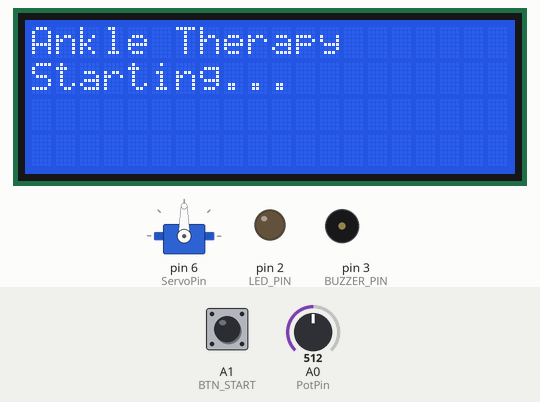
Simulated run of this sketch. Board: Arduino Uno, built with avr-gcc and run on an emulated ATmega328P. Parts: servo, 20×4 character LCD, output pins drawn as LEDs (lit = HIGH), buzzer (waves = sounding, pin HIGH). The inputs (shaded band) are chosen by the test bench; at power-on: A1 (BTN_START) HIGH, A0 (PotPin) = 512. What the sketch prints to the serial monitor is not drawn.

Above: at 17.9 s.
18.0 s: A1 (BTN_START) pulled LOW for 1 s
At 19.5 s:
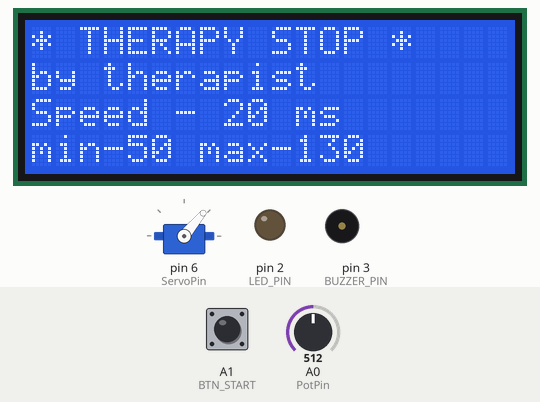
20.5 s: A1 (BTN_START) pulled LOW for 0.15 s
At 20.68 s:
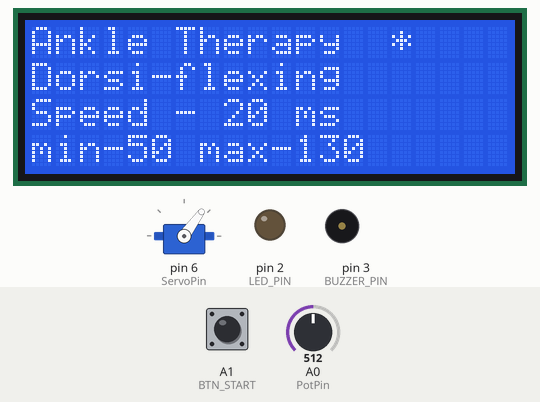
21.2 s: A0 (PotPin) set to 716
At 22.18 s:
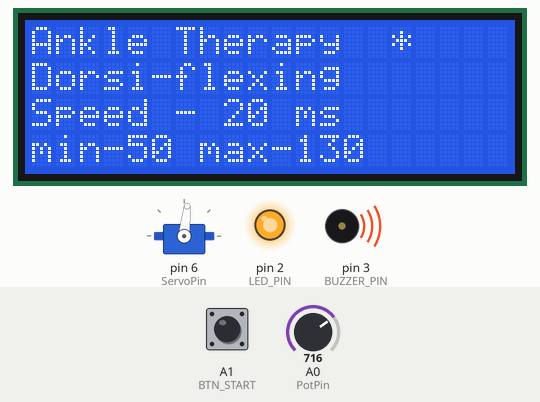
22.8 s: A0 (PotPin) set to 900
At 24.45 s:
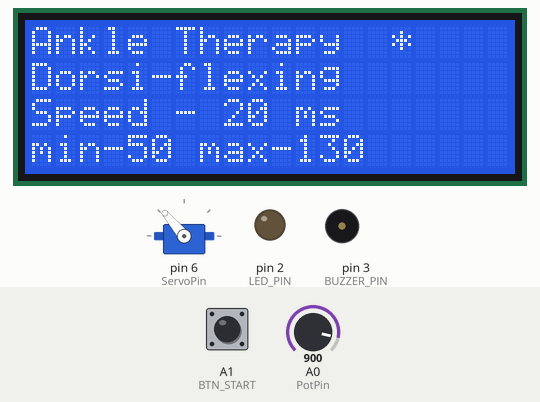
24.5 s: A0 (PotPin) set to 1010
At 25.5 s:
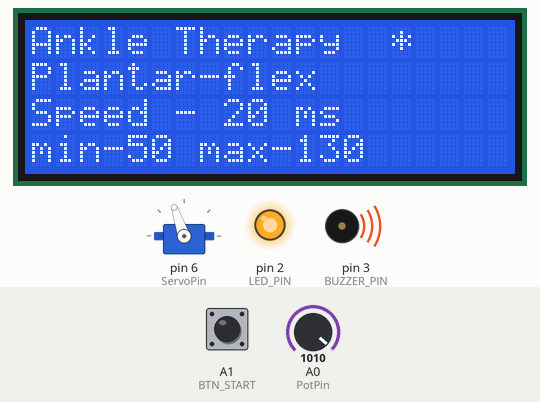
26.1 s: A1 (BTN_START) pulled LOW for 0.15 s
At 26.9 s:
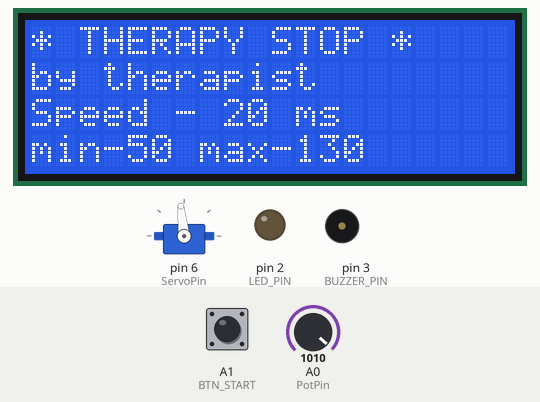
Timing chart, 0 to 28.7 s (numbered marks = the images above; inputs shaded):
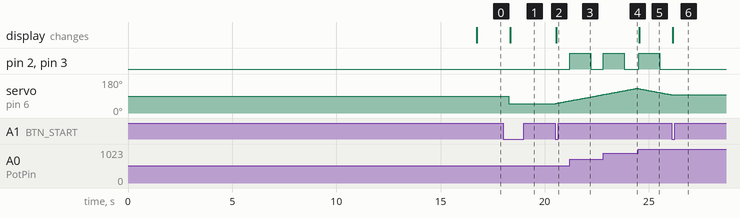

Measured:
- after the input at 18.0 s, servo on pin 6 (ServoPin): goes on until 18.3 s, then stays 50°; the display: changes after 0.34 s (image 1)
- after the input at 20.5 s, servo on pin 6 (ServoPin): moves from 50° to 64° over 0.63 s, starting at once; the display: changes after 0.05 s (image 2)
- after the input at 21.2 s, pin 2 (LED_PIN), pin 3 (BUZZER_PIN): LOW → HIGH at once, → LOW 1.0 s later
- after the input at 22.8 s, pin 2 (LED_PIN), pin 3 (BUZZER_PIN): LOW → HIGH at once, → LOW 1.0 s later
- after the input at 24.5 s, pin 2 (LED_PIN), pin 3 (BUZZER_PIN): LOW → HIGH at once, → LOW 1.0 s later
- after the input at 26.1 s, servo on pin 6 (ServoPin): stays 96° (without the input it goes to 95° after 0.04 s); the display: changes at once (image 6)

The sketch:

servo.ino
```cpp
/************************************************************
 * Ankle Flexor Servo Controller
 *
 * Controls a servo motor for ankle rehabilitation therapy.
 *
 * Modes:
 *   - Therapy Cycle (default)
 *   - Potentiometer Control (optional)
 *
 * LCD shows:
 *   Dorsi-flexing
 *   Plantar-flexing
 *   Idle
 ************************************************************/

#include <Servo.h>
#include <Wire.h>
#include <LiquidCrystal_I2C.h>

// LCD (I2C address 0x27, 20 cols, 4 rows)
LiquidCrystal_I2C lcd(0x27, 20, 4);

// Servo
Servo servo;

// Pin Definitions
#define PotPin A0
#define ServoPin 6
#define LED_PIN 2
#define BUZZER_PIN 3
#define BTN_START A1

// MG995 Servo Configuration
const int SERVO_CENTER = 90;
const int SERVO_RANGE  = 60;

const int MIN_ANGLE = SERVO_CENTER - SERVO_RANGE;   //30°
const int MAX_ANGLE = SERVO_CENTER + SERVO_RANGE;   //150°

const int MIN_SPEED = 5;
const int MAX_SPEED_MS = 200;

// Default therapy settings
int therapyMin = 50;
int therapyMax = 130;
int therapySpeed = 20;

int currentAngle = SERVO_CENTER;

bool therapyPaused = false;
int btnState = HIGH;

bool alertActive = false;
unsigned long alertStartTime = 0;

int lastPotValue = 0;
const int POT_THRESHOLD = 10;  // Minimum ADC change to count as movement

/************************************************************
 * SETUP
 ************************************************************/
void setup() {
  currentAngle = SERVO_CENTER;

  servo.attach(ServoPin);
  servo.write(currentAngle);

  lcd.init();
  lcd.backlight();
  lcd.print("Ankle Therapy");
  lcd.setCursor(0, 1);
  lcd.print("Initializing");

  pinMode(BTN_START, INPUT_PULLUP);

  Serial.begin(9600);

  pinMode(LED_PIN, OUTPUT);
  pinMode(BUZZER_PIN, OUTPUT);

  digitalWrite(LED_PIN, LOW);
  digitalWrite(BUZZER_PIN, LOW);

  lastPotValue = analogRead(PotPin);

  getTherapyParameters();

  delay(1500);
  lcd.clear();
}

/************************************************************
 * POTENTIOMETER MODE
 ************************************************************/
void potentiometerControl() {
  uint16_t potValue = analogRead(PotPin);

  int targetAngle = map(
    potValue,
    0,
    1023,
    MIN_ANGLE,
    MAX_ANGLE);

  if (abs(targetAngle - currentAngle) > 1) {
    if (currentAngle < targetAngle)
      currentAngle++;
    else
      currentAngle--;

    servo.write(currentAngle);
  }

  lcd.setCursor(0, 0);
  lcd.print("Manual Control ");

  lcd.setCursor(0, 1);
  lcd.print("Positioning    ");

  delay(15);
}

/************************************************************
 * THERAPY MODE
 ************************************************************/
void moveAndWait(int pos, const char* phase) {
  servo.write(pos);
  currentAngle = pos;
  updateLcdMotion(phase);

  unsigned long t0 = millis();
  while (millis() - t0 < (unsigned long)therapySpeed) {
    handleButton();
    checkPotMovement();
    updateAlert();
    while (therapyPaused)
      pauseLoop();
    delay(5);
  }
}

void therapyCycle() {
  lcdPrintTherapy();
  lcdPrintTherapyInfo();

  for (int pos = therapyMin; pos <= therapyMax; pos++)
    moveAndWait(pos, "DORSI");

  for (int pos = therapyMax; pos >= therapyMin; pos--)
    moveAndWait(pos, "PLANTAR");
}

/************************************************************
 * LOOP
 ************************************************************/
void loop() {
  therapyCycle();

  // Uncomment for manual potentiometer mode
  // potentiometerControl();
}

/************************************************************
 * SERIAL CONFIGURATION
 ************************************************************/
// Reads a line from Serial with timeout (ms). Returns empty string on timeout.
String readSerialLine(unsigned long timeoutMs) {
  unsigned long start = millis();
  String line = "";
  while (millis() - start < timeoutMs) {
    if (Serial.available()) {
      char c = Serial.read();
      if (c == '\n') {
        if (line.length() > 0)
          break;
      } else if (c != '\r') {
        line += c;
      }
    }
  }
  return line;
}

void getTherapyParameters() {
  Serial.println("Ankle Therapy Controller");
  delay(100);
  while (Serial.available()) Serial.read();  // flush stale data

  // --- MIN ---
  Serial.print("Enter MIN angle (");
  Serial.print(MIN_ANGLE);
  Serial.print("-");
  Serial.print(MAX_ANGLE);
  Serial.print(") Default=");
  Serial.println(therapyMin);

  String input = readSerialLine(5000);
  if (input.length() > 0)
    therapyMin = constrain(input.toInt(), MIN_ANGLE, therapyMax);

  // --- MAX ---
  Serial.print("Enter MAX angle (");
  Serial.print(therapyMin);
  Serial.print("-");
  Serial.print(MAX_ANGLE);
  Serial.print(") Default=");
  Serial.println(therapyMax);

  input = readSerialLine(5000);
  if (input.length() > 0)
    therapyMax = constrain(input.toInt(), therapyMin, MAX_ANGLE);

  // --- SPEED ---
  Serial.print("Enter Speed (");
  Serial.print(MIN_SPEED);
  Serial.print("-");
  Serial.print(MAX_SPEED_MS);
  Serial.print(" ms) Default=");
  Serial.println(therapySpeed);

  input = readSerialLine(5000);
  if (input.length() > 0)
    therapySpeed = constrain(input.toInt(), MIN_SPEED, MAX_SPEED_MS);

  printParameters();
}

void printParameters() {
  Serial.println();

  Serial.print("Therapy Minimum : ");
  Serial.println(therapyMin);

  Serial.print("Therapy Maximum : ");
  Serial.println(therapyMax);

  Serial.print("Therapy Speed   : ");
  Serial.print(therapySpeed);
  Serial.println(" ms");

  Serial.println();
}

/************************************************************
 * BUTTON HANDLING
 ************************************************************/
void handleButton() {
  int reading = digitalRead(BTN_START);

  if (reading == LOW && btnState == HIGH) {
    therapyPaused = !therapyPaused;
    Serial.print("Therapy ");
    Serial.println(therapyPaused ? "PAUSED" : "RESUMED");
  }

  btnState = reading;
}

void pauseLoop() {
  servo.write(currentAngle);
  checkPotMovement();
  updateAlert();
  lcd.setCursor(0, 0);
  lcd.print("* THERAPY STOP *");

  lcd.setCursor(0, 1);
  lcd.print("by therapist   ");

  handleButton();

  delay(10);
}

/************************************************************
 * LCD FUNCTIONS
 ************************************************************/
void updateLcdMotion(const char* phase) {
  lcd.setCursor(0, 0);
  lcd.print("Ankle Therapy  ");

  lcd.setCursor(0, 1);

  if (strcmp(phase, "DORSI") == 0) {
    lcd.print("Dorsi-flexing ");
  } else if (strcmp(phase, "PLANTAR") == 0) {
    lcd.print("Plantar-flex  ");
  } else {
    lcd.print("Idle          ");
  }
}

void lcdPrintTherapy() {
  lcd.clear();

  lcd.setCursor(0, 0);
  lcd.print("Ankle Therapy   ");
  lcd.setCursor(0, 1);
  lcd.print("Starting...     ");

  for (int i = 0; i < 150; i++) {
    updateAlert();
    delay(10);
  }
}

void lcdPrintTherapyInfo() {
  lcd.setCursor(0, 2);
  lcd.print("Speed - ");
  lcd.print(therapySpeed);
  lcd.print(" ms         ");

  lcd.setCursor(0, 3);
  lcd.print("min-");
  lcd.print(therapyMin);
  lcd.print(" max-");
  lcd.print(therapyMax);
  lcd.print("       ");
}

void checkPotMovement() {
  int potValue = analogRead(PotPin);

  if (!alertActive && abs(potValue - lastPotValue) > POT_THRESHOLD) {
    alertActive = true;
    alertStartTime = millis();

    digitalWrite(LED_PIN, HIGH);
    digitalWrite(BUZZER_PIN, HIGH);
  }

  lastPotValue = potValue;
}

void updateAlert() {
  if (alertActive && millis() - alertStartTime >= 1000) {
    alertActive = false;

    digitalWrite(LED_PIN, LOW);
    digitalWrite(BUZZER_PIN, LOW);
  }
}
```
